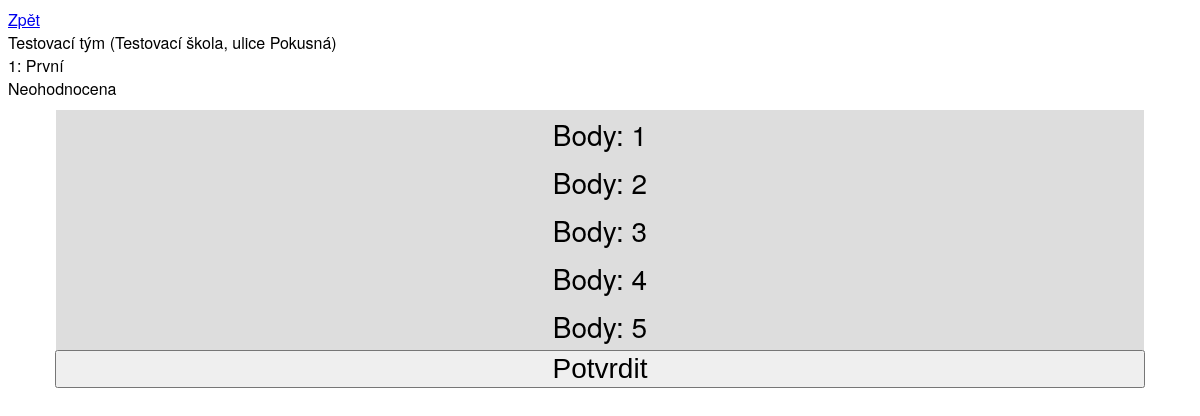
/judge/team/1/problem/1/, run on an earlier commit of the app's database.
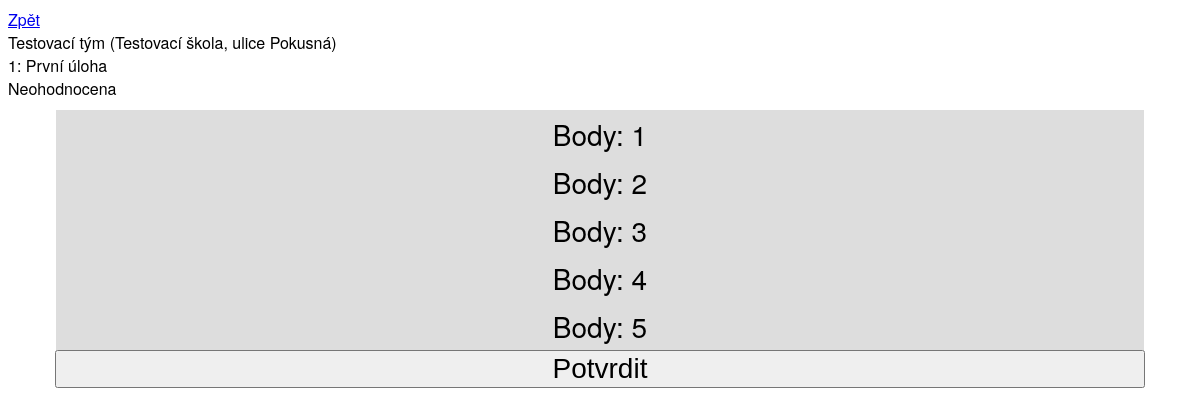
And on a later commit of the database.
### judge/models.py (models this page shows)
class Problem(models.Model):
    name = models.CharField(max_length=256, default="")
    number = models.IntegerField()
    def __str__(self):
        return f'{self.number}: {self.name}'

### judge/views.py (the view, shortened to what this page needs)
# urls.py: path("judge/team/<int:team_id>/problem/<int:problem_id>/", views.problem_view, name="problem_view"),
def problem_view(request, team_id, problem_id):
    if request.method == 'GET':
        score = None
        solution = Score.objects.filter(team=team_id, problem=problem_id)
        if len(solution) > 0:
            score = solution[0].points
        context = {
            'team': Team.objects.get(id=team_id),
            'problem': Problem.objects.get(id=problem_id),
            'score': score,
            'options': range(1, 6),
        }
        return render(request, 'judge/problem.html', context)

### judge/models.py (called while the page is built)
    def __str__(self):
        return f'{self.name} ({self.school})'

### judge/templates/judge/problem.html (shortened to what this page needs)
<!DOCTYPE html>
<html lang="en">
<head>
    {% load static %}
    <link rel="stylesheet" href="{% static 'style.css' %}">
</head>
<body>
    <div style="margin-bottom: 10px;">
        <a href="../..">Zpět</a><br />
        {{ team }} <br />
        {{ problem }} <br />
        {% if score == None %}
            Neohodnocena
        {% else %}
            Body: {{ score }}
        {% endif %}
    </div>
    <form action="" method="post" class="center radio-toolbar">
        {% for option in options %}
        <div>
            <label for="{{ option }}">Body: {{ option }}</label>
        </div>
        {% endfor %}
        <input type="submit" value="Potvrdit">
    </form>
</body>
</html>

What changed in the data, as far as the page shows it:
changed Problem: number+name "1: První" → "1: První úloha"
